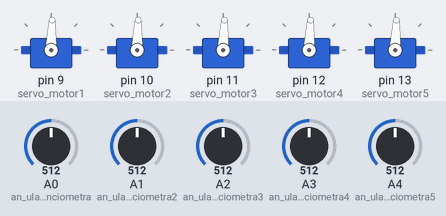
Bench run of a sketch on a simulated Arduino Uno, built with avr-gcc and run on an emulated ATmega328P. Shown: 5 × servo. The inputs (shaded band) are chosen by the test bench; at power-on: A0 (an_ulaz_potenciometra) = 512, A1 (an_ulaz_potenciometra2) = 512, A2 (an_ulaz_potenciometra3) = 512, A3 (an_ulaz_potenciometra4) = 512, A4 (an_ulaz_potenciometra5) = 512.

Above: at 1.2 s.
1.3 s: A0 (an_ulaz_potenciometra) set to 716
At 1.6 s:
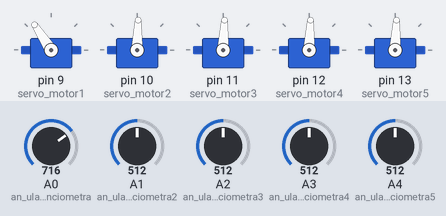
2.8 s: A1 (an_ulaz_potenciometra2) set to 716
At 3.2 s:
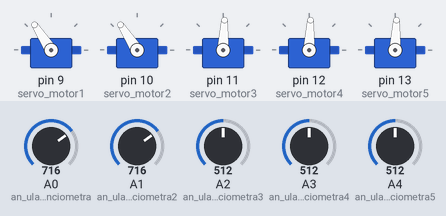
4.3 s: A2 (an_ulaz_potenciometra3) set to 716
At 5.5 s:
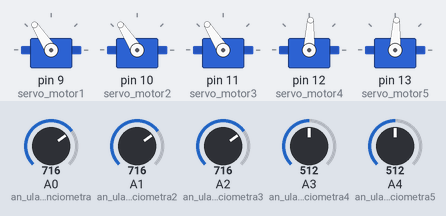
5.8 s: A3 (an_ulaz_potenciometra4) set to 716
At 7.0 s:
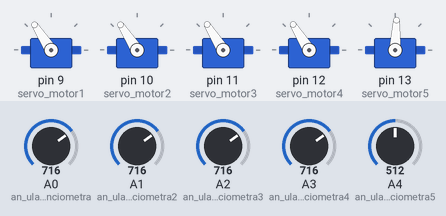
7.3 s: A4 (an_ulaz_potenciometra5) set to 716
At 8.5 s:
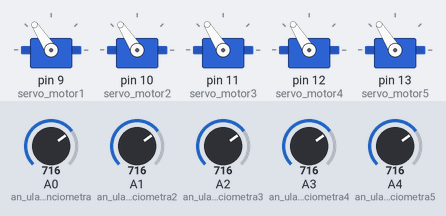
8.9 s: A0 (an_ulaz_potenciometra) set to 992
At 9.9 s:
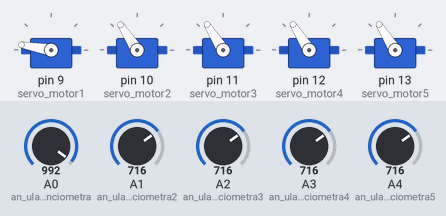
Timing chart, 0 to 11.4 s (numbered marks = the images above; inputs shaded):
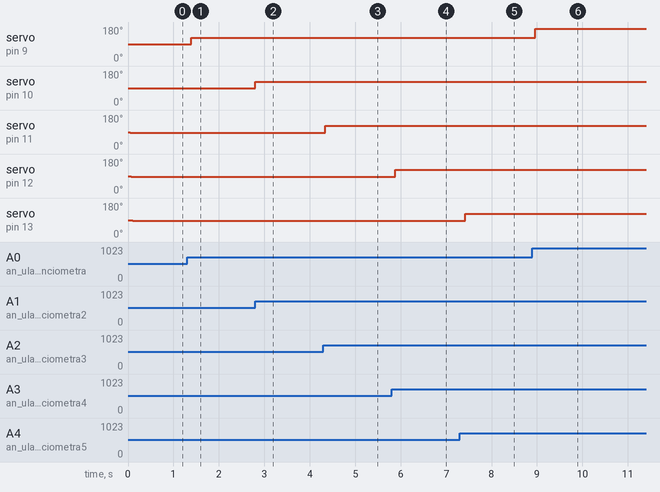

Measured:
- after the input at 1.3 s, servo on pin 9 (servo_motor1): 88° → 123° after 0.09 s
- after the input at 2.8 s, servo on pin 10 (servo_motor2): 88° → 123° at once
- after the input at 4.3 s, servo on pin 11 (servo_motor3): 87° → 122° at once
- after the input at 5.8 s, servo on pin 12 (servo_motor4): 87° → 122° after 0.08 s
- after the input at 7.3 s, servo on pin 13 (servo_motor5): 87° → 122° after 0.12 s
- after the input at 8.9 s, servo on pin 9 (servo_motor1): 123° → 170° after 0.06 s

The sketch:

bionic-hand-code.ino
```cpp
/* *** English version under construction ***
 *  For more information feel free to contact me
 *
 * PREDMET: Mehatronika
 * PROJEKT: Bionička ruka
 */

#include <Servo.h>          // biblioteka za upravljanje servo motorima


//DEKLARIRANJE SVIH 5 SERVO MOTORA
Servo servo_motor1;         // servo motor za palac
Servo servo_motor2;         // servo motor za kažiprst
Servo servo_motor3;         // servo motor za srednjim prstom
Servo servo_motor4;         // servo motor za prstenjak
Servo servo_motor5;         // servo motor za mali prst

// SPAJANJE POTENCIOMETARA SA ANALOGNIM PINOVIMA NA ARDUINU
int an_ulaz_potenciometra  = 0;         // analogni pin za palac
int an_ulaz_potenciometra2 = 1;         // analogni pin za kažiprst
int an_ulaz_potenciometra3 = 2;         // analogni pin za srednji prst
int an_ulaz_potenciometra4 = 3;         // analogni pin za prstenjak
int an_ulaz_potenciometra5 = 4;         // analogni pin za mali prst

//INICIJALIZACIJA VARIJABLI KOJE SLUŽE ZA ČITANJE VRIJEDNOSTI S ANALOGNOG ULAZA
int vrijednost_potenciometara  = 0;     // vrijednosti koje dobijemo od potenciometara- (zaklon potenciometra), tj to je varijabla koja služi da spremimo vrijednost otpora koja dolazi sa potenciometra i koja ide od 0 do 1023
int vrijednost_potenciometara2 = 0;
int vrijednost_potenciometara3 = 0;
int vrijednost_potenciometara4 = 0;
int vrijednost_potenciometara5 = 0;


void setup()
{
//dodjeljivanje izlaza za servo motore
//sintaksa izgleda: servo.attach(pin) gdje je pin broj ulaza na koji se spaja servo motor

servo_motor1.attach(9);    // funkcija koja dodjeljuje izlaz 9 servo motoru
servo_motor2.attach(10);   // dodjeljuje izlaz 10
servo_motor3.attach(11);   // dodjeljuje izlaz 11
servo_motor4.attach(12);   // dodjeljuje izlaz 12
servo_motor5.attach(13);   // dodjeljuje izlaz 13

}


//UPRAVLJANJE POJEDINIM PRSTIMA RUKE
void loop()
{
/*ograničavamo vrijednost potenciometra jer potenciometar ne vrši cijeli krug
normalna vrijednost_potenciometara je između (1, 1023)
funkcija map služi za prebacivanje vrijednosti brojeva iz jednog raspona brojeva u drugi drugi (konvertira brojeve iz jednog skupa u drugi)= SKALIRANJE
*/

/*Pomoću naredbe analogRead očitavamo vrijednost ulaza A0 (na arduinu) te tu vrijednost pohranimo u varijablu vrijednost_potenciometara.
Kako se očitana vrijednost kreće u razmjerima od 1 do 1023, a PWM modulacija prihvaća za izlaznu vrijednost raspon od 0 do 255 potrebno je skalirati ulaznu vrijednost.
To činimo pomoću funkcije map u kojoj kao argumente dajemo varijablu koju želimo skalirati, te minimale i maksimalne ulazne i izlazne vrijednosti.
U našem slučaju mi skaliramo za potenciometar u rangu od 0 do 180, ali zbog smo ograničili okret potenciometra na vrijednost 176
Na kraju smo dodali delay(25) kako bi se ažuriranje vrijednosti obavljalo svakih 25 milisekundi
*/


//palac
vrijednost_potenciometara = analogRead(an_ulaz_potenciometra);                   // pročitaj vrijednost potenciometra koja je od  0 do 1023
vrijednost_potenciometara = map(vrijednost_potenciometara, 1, 1023, 0, 176);     // prebaci u vrijednosti potrebne za servo motor od 0 do 176
                                                                                 // map je funkcija koja vrijednosti brojeva prebacacuje iz jednog raspona u drugi,
                                                                                 // ...odnosno vrijednosti analognih ulaza tj analogno digitalnog konvertera koji idu od 0 - 1023
                                                                                 // ...prebacuje u vrijednost potrebne za servo motore u stupnjevima (*SKALIRA IH)
servo_motor1.write(vrijednost_potenciometara);                                   // pozicioniraj servo motor prema prethodno skaliranoj vrijednosti
delay(25);                                                                       // čekanje dok servo ne dođe do željene pozicije


// kažiprst
vrijednost_potenciometara2 = analogRead(an_ulaz_potenciometra2);                  // pročitaj vrijednost potenciometra koja je od  0 do 1023
vrijednost_potenciometara2 = map(vrijednost_potenciometara2, 1, 1023, 0, 176);    // prebaci u vrijednosti potrebne za servo motor
servo_motor2.write(vrijednost_potenciometara2);                                   // pozicioniraj servo motor prema prethodno skaliranoj vrijednosti
delay(25);                                                                        // čekanje dok servo ne dođe do željene pozicije


//srednji prst
vrijednost_potenciometara3 = analogRead(an_ulaz_potenciometra3);                  // pročitaj vrijednost potenciometra koja je od  0 do 1023
vrijednost_potenciometara3 = map(vrijednost_potenciometara3, 1, 1023, 0, 175);    // prebaci u vrijednosti potrebne za servo motor
servo_motor3.write(vrijednost_potenciometara3);                                   // pozicioniraj servo motor prema prethodno skaliranoj vrijednosti
delay(25);                                                                        // čekanje dok servo ne dođe do željene pozicije


//prstenjak
vrijednost_potenciometara4 = analogRead(an_ulaz_potenciometra4);                 // pročitaj vrijednost potenciometra koja je od  0 do 1023
vrijednost_potenciometara4 = map(vrijednost_potenciometara4, 1, 1023, 0, 175);   // prebaci u vrijednosti potrebne za servo motor
servo_motor4.write(vrijednost_potenciometara4);                                  // pozicioniraj servo motor prema prethodno skaliranoj vrijednosti
delay(25);                                                                       // čekanje dok servo ne dođe do željene pozicije


//mali prst
vrijednost_potenciometara5 = analogRead(an_ulaz_potenciometra5);                 // pročitaj vrijednost potenciometra koja je od  0 do 1023
vrijednost_potenciometara5 = map(vrijednost_potenciometara5, 1, 1023, 0, 175);   // prebaci u vrijednosti potrebne za servo motor
servo_motor5.write(vrijednost_potenciometara5);                                  // pozicioniraj servo motor prema prethodno skaliranoj vrijednosti
delay(25);                                                                       // čekanje dok servo ne dođe do željene pozicije


}
```
